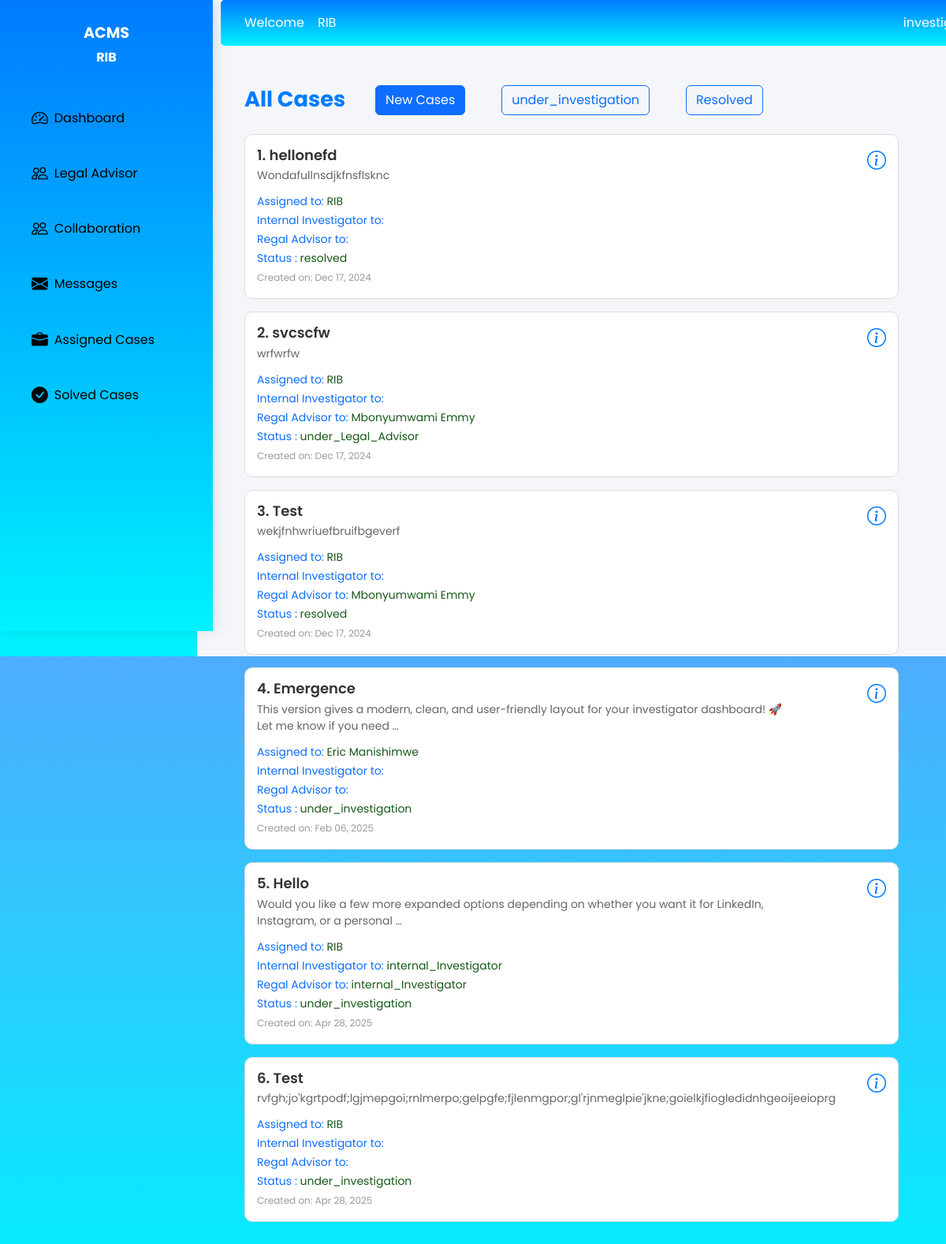
Page /Assign_case_Internal_Investigator/5/ (signed in) on the earlier database version.
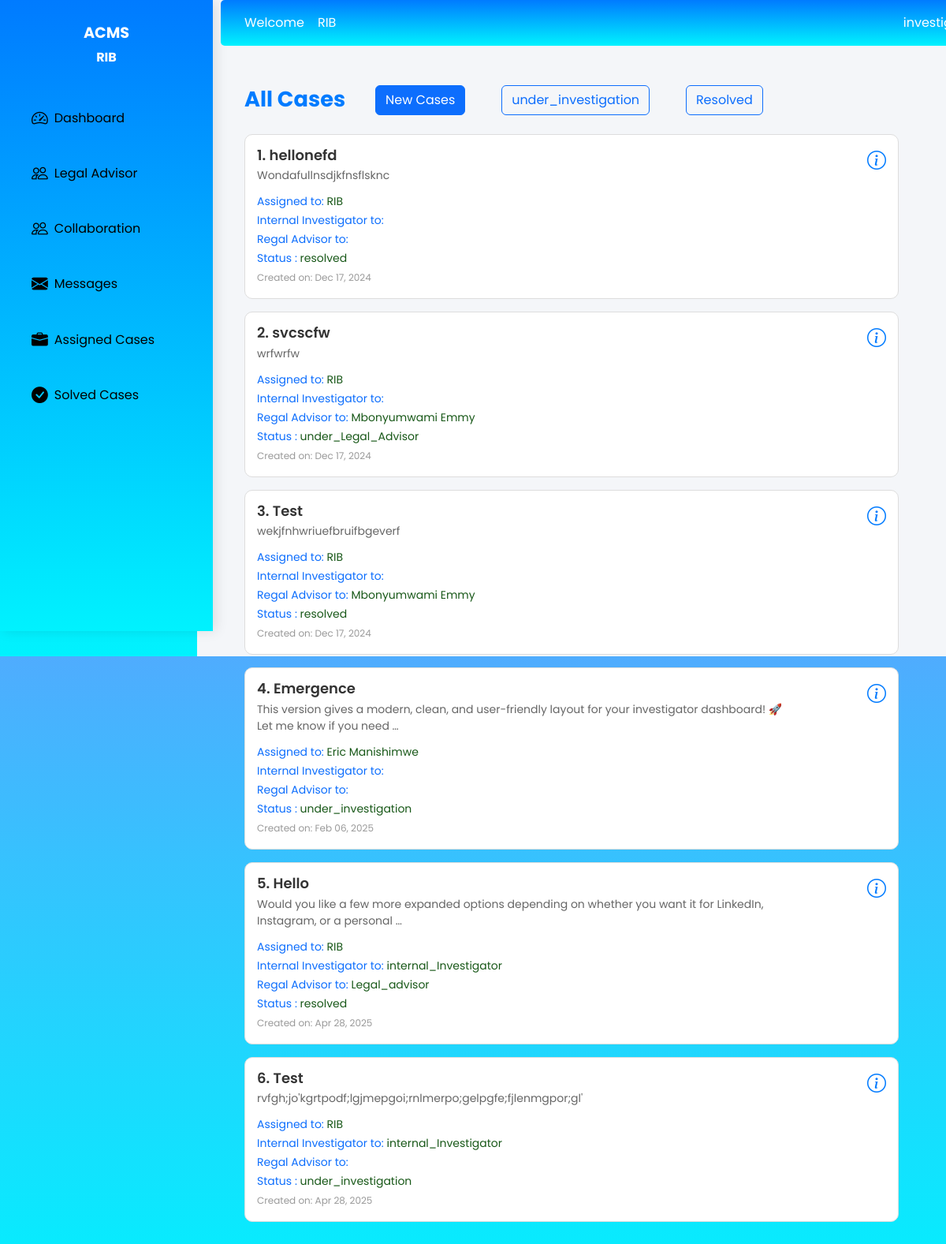
Same page on the later database version.
### IntegrityGuard_app/models.py (models this page shows, shortened)
class Case(models.Model):
    STATUS_CHOICES = (
        ('reported', 'Reported'),
        ('under_investigation', 'Under Investigation'),
        ('resolved', 'Resolved'),
    )
    title = models.CharField(max_length=255)
    description = models.TextField()
    reported_by = models.ForeignKey(User, on_delete=models.CASCADE, related_name='reported_cases')
    assigned_to = models.ForeignKey(User, on_delete=models.SET_NULL, null=True, blank=True, related_name='assigned_cases')
    Legal_assigned_to = models.ForeignKey(User, on_delete=models.SET_NULL, null=True, blank=True, related_name='Legal_cases')
    internal_Investigator=models.ForeignKey(User, on_delete=models.SET_NULL, null=True, blank=True, related_name='internal_Investigator')
    status = models.CharField(max_length=20, choices=STATUS_CHOICES, default='reported')
    created_at = models.DateTimeField(auto_now_add=True)
    updated_at = models.DateTimeField(auto_now=True)
    Assigned_at = models.DateTimeField(blank=True, null=True)
    reported = models.TextField(max_length=255, blank=True, null=True)

class User(models.Model):
    USER_TYPE_CHOICES = (
        ('admin', 'Administrator'),
        ('investigator', 'Investigator'),
        ('reporter', 'Reporter'),
    )
    fullname = models.CharField(max_length=255)
    address = models.CharField(max_length=255)
    phone_number = models.CharField(max_length=15)
    email = models.EmailField(unique=True)
    password = models.CharField(max_length=128)
    user_type = models.CharField(max_length=15, choices=USER_TYPE_CHOICES , default='reporter')
    date_joined = models.DateTimeField(auto_now_add=True)
    is_active = models.BooleanField(default=True)
    is_admin = models.BooleanField(default=False)
    USERNAME_FIELD = 'email'
    REQUIRED_FIELDS = ['username']

### IntegrityGuard_app/views.py (the view, shortened to what this page needs)
# urls.py: path('Assign_case_Internal_Investigator/<int:case_id>/', views.internal_Investigator_Assign_edit_case, name='Assign_case_Internal_Investigator'),
def internal_Investigator_Assign_edit_case(request, case_id):
    case = get_object_or_404(Case, id=case_id)
    investigators = User.objects.all()
    name = request.session["name"]
    role = request.session["user_type"]
    cases = Case.objects.all()
    investigators = User.objects.filter(user_type='internal_Investigator', is_active=True)
    context = {
        'name': name,
        'role': role,
        'cases': cases,
        'investigators': investigators,
    }
    return render(request, 'investigator/CaseAssigned.html', context)

### IntegrityGuard_app/templates/investigator/CaseAssigned.html (shortened to what the changed rows need)
{% load static %}
<!DOCTYPE html>
<html lang="en">
<head>
    <link href="https://cdn.jsdelivr.net/npm/bootstrap@5.3.0/dist/css/bootstrap.min.css" rel="stylesheet">
    <link href="https://cdn.jsdelivr.net/npm/bootstrap-icons/font/bootstrap-icons.css" rel="stylesheet">
</head>
<body>
    <div class="d-flex">
        <div class="main-content">
            <div class="dashboard-container">
                    <div class="case-container text-left">
                        <h2>All Cases</h2>
                        {% if cases %}
                        <div class="list-group mt-4">
                            {% for case in cases %}
                            <div class="case-list">
                                <a href="#" class="case-item  mb-3" data-bs-toggle="modal" data-bs-target="#caseModal{{ case.id }}">
                                    <div class="case-content">
                                        <h5 class="case-title">{{ forloop.counter }}. {{ case.title }}</h5>
                                        <p class="case-description">{{ case.description|truncatewords:20 }}</p>
                                        <small>
                                            Assigned to: <span style="color: rgb(24, 88, 24);">
                                                {% if case.assigned_to %}{{ case.assigned_to.fullname }}{% else %}New{% endif %}
                                            </span>
                                        </small>
                                        <br>
                                        <small>
                                            Internal Investigator to: <span style="color: rgb(24, 88, 24);">
                                                {% if case.assigned_to %}{{ case.internal_Investigator.fullname }}{% else %}None{% endif %}
                                            </span>
                                        </small>
                                        <br>
                                        <small>
                                            Regal Advisor to: <span style="color: rgb(24, 88, 24);">
                                                {% if case.assigned_to %}{{ case.Legal_assigned_to.fullname }}{% else %}None{% endif %}
                                            </span>
                                        </small>
                                        <br>
                                        <small>
                                            Status : <span style="color: rgb(24, 88, 24);">
                                                {{ case.status }}
                                            </span>
                                        </small>
                                        <br>
                                        <small class="case-date">Created on: {{ case.created_at|date:"M d, Y" }}</small>
                                    </div>
                                    <div class="case-icon">
                                        <i class="bi bi-info-circle"></i>
                                    </div>
                                </a>
                        {% endfor %}
                    </div>
                    {% else %}
                    <p  style="color: rgb(165, 31, 31); margin-top: 100px; margin-left: 20%;">No cases found </p>
                    {% endif %}
                </div>
            </div>
        </div>
    </div>
</body>
</html>

Differences in the rows shown:
changed Case "Hello": Legal_assigned_to.fullname "internal_Investigator" → "Legal_advisor"; status "under_investigation" → "resolved"
changed Case: description "rvfgh;jo'kgrtpodf;lgjmepgoi;rnlmerpo;gelpgfe;fjlenmgpor;gl'rjnmeglpie'jkne;goielkjfiogledidnhgeoijeeioprg" → "rvfgh;jo'kgrtpodf;lgjmepgoi;rnlmerpo;gelpgfe;fjlenmgpor;gl'"; internal_Investigator.fullname (not shown) → "internal_Investigator"
